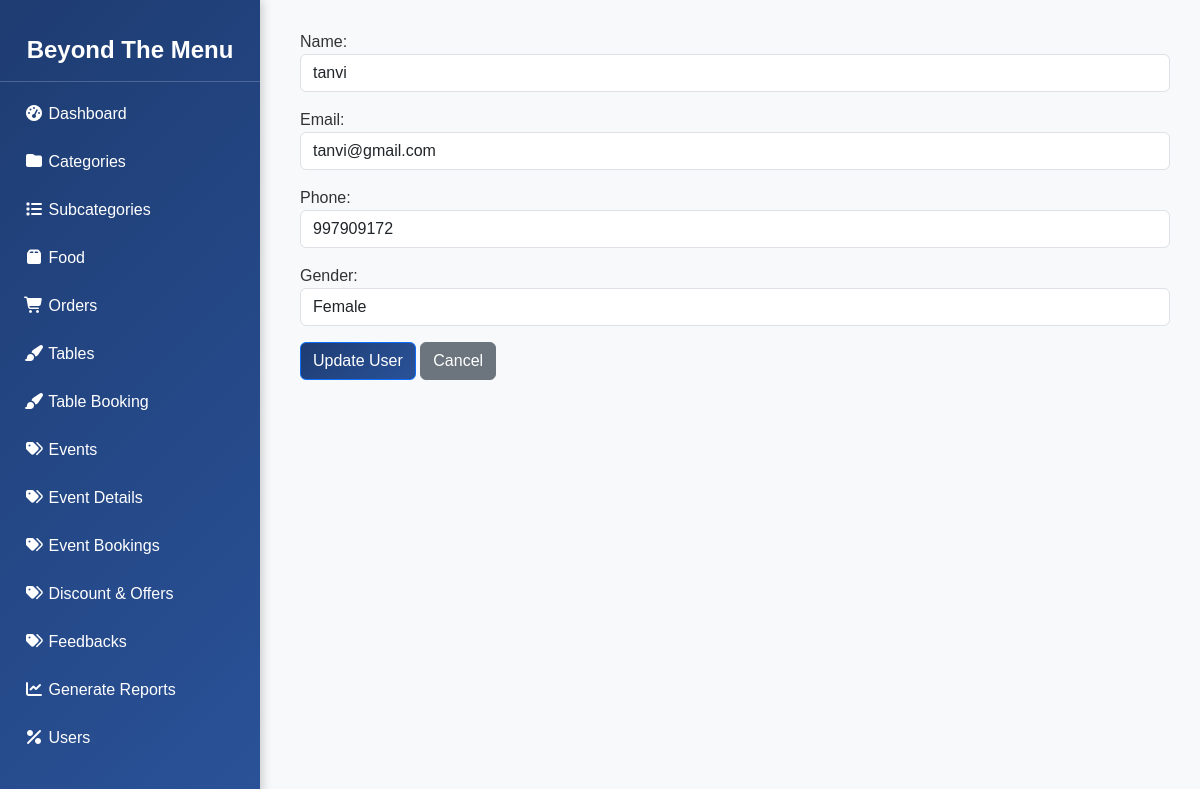
Page /adminhome/users/update/12/ (signed in) on the committed database.
### home/models.py (models this page shows, shortened)
class UserProfile(AbstractUser):
    username = None  # Remove username field
    name = models.CharField(max_length=100, unique=True)
    email = models.EmailField(unique=True)
    phone = models.CharField(max_length=15, blank=True, null=True)
    gender = models.CharField(
        max_length=10,
        choices=[("Male", "Male"), ("Female", "Female"), ("Other", "Other")],
        blank=True,
        null=True,
    )
    is_staff = models.BooleanField(default=False)  # Required for Django Admin
    is_superuser = models.BooleanField(default=False)  # Required for Django Admin
    is_admin = models.BooleanField(default=False)  # Custom admin flag
    USERNAME_FIELD = "email"  # ✅ Use email for authentication
    REQUIRED_FIELDS = ["name"]
    objects = UserProfileManager()  # Use custom manager

### admin_panel/views.py (the view)
# urls.py: path('users/update/<int:user_id>/', views.update_user, name='update_user'),
@login_required
def update_user(request, user_id):
    user = get_object_or_404(UserProfile, id=user_id)
    if request.method == "POST":
        form = UserProfileUpdateForm(request.POST, instance=user)
        if form.is_valid():
            form.save()
            messages.success(request, "User updated successfully!")
            return redirect('manage_users')
    else:
        form = UserProfileUpdateForm(instance=user)
    return render(request, 'admin/update_user.html', {'form': form, 'user': user})

### admin_panel/forms.py
class UserProfileUpdateForm(UserChangeForm):
    password = None  # Exclude password field
    class Meta:
        model = UserProfile
        fields = ['name', 'email', 'phone', 'gender']
    def __init__(self, *args, **kwargs):
        super(UserProfileUpdateForm, self).__init__(*args, **kwargs)
        self.fields['name'].widget.attrs.update({'class': 'form-control', 'placeholder': 'Enter full name'})
        self.fields['email'].widget.attrs.update({'class': 'form-control', 'placeholder': 'Enter email'})
        self.fields['phone'].widget.attrs.update({'class': 'form-control', 'placeholder': 'Enter phone number'})
        self.fields['gender'].widget.attrs.update({'class': 'form-control'})

### home/context_processors.py (called while the page is built)
def cart_count(request):
    if request.user.is_authenticated:
        count = Cart.objects.filter(user=request.user).aggregate(total_items=Sum('quantity'))['total_items'] or 0
    else:
        count = 0
    return {"cart_count":count}

### templates/admin/update_user.html (shortened to what this page needs)
{% extends "admin/base_admin.html" %}
{% block content %}
    <form method="post">
        <div class="form-group">
            {{ form.as_p }}
        </div>
        <button type="submit" class="btn btn-primary" style="background: linear-gradient(135deg, #1e3c72, #2a5298);">Update User</button>
        <a href="{% url 'manage_users' %}" class="btn btn-secondary">Cancel</a>
    </form>
{% endblock %}

### templates/admin/base_admin.html (style rules this page uses)
body { font-family: "Poppins", sans-serif; background-color: #f8f9fa; color: #333; }

### rows in the picture
UserProfile: name "tanvi", email "tanvi@gmail.com", phone "997909172", gender "Female"
